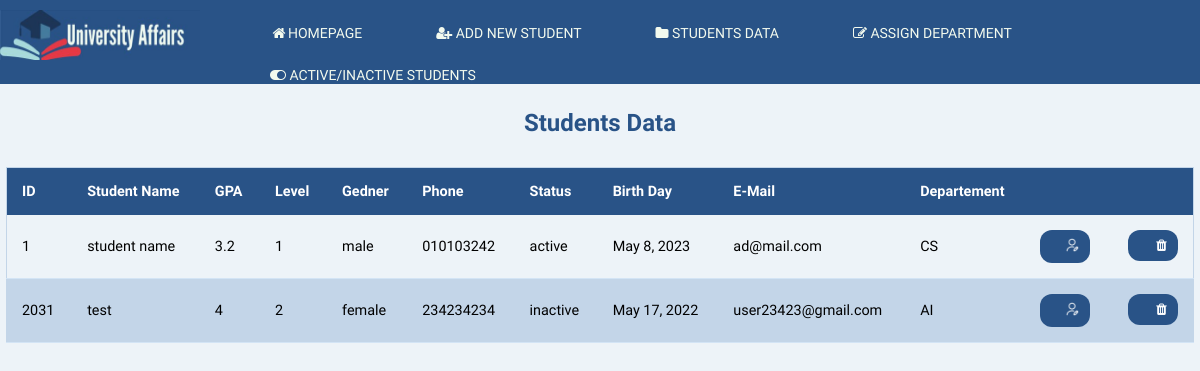
The page /students-data.html on the database as committed earlier.
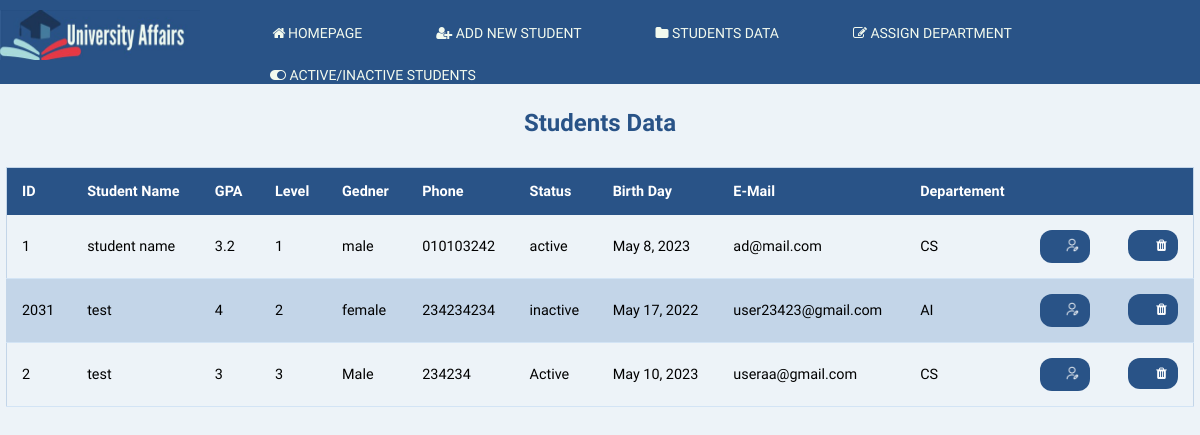
The same page on the database as committed later.
### web_application/models.py (models this page shows)
class Student(models.Model):
    id = models.CharField(max_length=8, primary_key=True)
    name = models.CharField(max_length=50)
    GPA = models.CharField(max_length=4)
    level = models.CharField(max_length=1)
    gender = models.CharField(max_length=8)
    phone = models.CharField(max_length=11)
    status = models.CharField(max_length=10)
    birth_day = models.DateField()
    email = models.CharField(max_length=50)
    departement = models.CharField(max_length=20)

### web_application/views.py (the view)
# urls.py: path('students-data.html', views.Student_data, name="student_data"),
def Student_data(request):
    students = Student.objects.all()
    return render(request, 'web_application/students_data.html', {'students': students})

### web_application/templates/web_application/students_data.html (shortened to what this page needs)
{% load static %}
<!DOCTYPE html>
    <head>
      <link rel="stylesheet" href="{% static 'css/stylesheet.css' %}">
      <link rel="stylesheet" href="https://cdnjs.cloudflare.com/ajax/libs/font-awesome/4.7.0/css/font-awesome.min.css">
    </head>
    <body id="body">
      <header>
        <div class="logo">
          <img src="{% static 'photos/Logo.jpg' %}" alt="Logo">
      </div>
        <div class = "container">
          <nav class = "navbar">
            <ul>
              <li> <a href="homepage.html"><i class="fa fa-fw fa-home"></i>Homepage</a> </li>
              <li> <a href="add-new-student.html"><i class="fa fa-user-plus"></i> Add New student</a> </li>
              <li> <a href="students-data.html"><i class="fa fa-folder"></i> Students Data</a> </li>
              <li> <a href="assign-department.html"><i class="fa fa-edit"></i> Assign Department </a> </li>
              <li> <a href="active-inactive-students.html"><i class="  fa fa-toggle-on"></i> Active/inactive Students</a> </li>
            </ul>
          </nav>
        </div>
    </header>
      <h3 class="tableName">Students Data</h2>
        <table class="table" style="width:99%" id="myTable">
          <thead>
            <tr>
              <th id="studentId">ID</th>
              <th id="studentName">Student Name</th>
              <th id="studentGpa">GPA</th>
              <th id="studentLevel">Level </th>
              <th id="studentGender">Gedner</th>
              <th id="studentPhone">Phone</th>
              <th id="studentStatus">Status</th>
              <th id="studentDate">Birth Day</th>
              <th id="studentEmail">E-Mail</th>
              <th id="Departement">Departement</th>
              <th ></th>
            </tr>
          </thead>
          <tbody id="Body">
            {% for student in students %}
              <tr>
                <td>{{student.id}}</td>
                <td>{{student.name}}</td>
                <td>{{student.GPA}}</td>
                <td>{{student.level}}</td>
                <td>{{student.gender}}</td>
                <td>{{student.phone}}</td>
                <td>{{student.status}}</td>
                <td>{{student.birth_day}}</td>
                <td>{{student.email}}</td>
                <td>{{student.departement}}</td>
                <td>
                  <a class='centerLink' href='Editpage.html?id=" + student.id + "'><button class='Edit-S' onclick='edit()'><img class='edit_img_S' src="{% static 'photos/edit.png' %}"></button></a> <a class='centerLink'><button class='Delet-S' onclick='deleteFunction()'><i class='fa fa-fw fa-trash'></i></button></a>
                </td>
              </tr>
            {% endfor %}
          </tbody>
          </table>
    </body>
</html>

### web_application/static/css/stylesheet.css (style rules this page uses)
* { font-family: 'Work Sans'; }
.container { width: 80%; margin: 0 auto; }
header { background: #295387; }
header::after { content: ''; display: table; clear: both; }
.logo img { float: left; padding: 10px 0; width: 200px; height: 50px; }
nav { float: center; }
nav ul { margin: 0; padding: 0; list-style: none; }
nav li { display: inline-block; margin-left: 70px; padding-top: 23px; position: relative; }
nav a { color: #f3faee; text-decoration: none; text-transform: uppercase; font-size: 14px; }
nav a::before { content: ''; display: block; height: 5px; background-color: #f3faee; position: absolute; top: 0; width: 0%; transition: all ease-in-out 250ms; }
body { padding: 0; margin: 0; background-color: #edf3f8; }
.tableName { text-align: center; font-size: 1.5em; font-weight: bold; margin: 25px 3px; color: #295387; }
.table { border-collapse: collapse; margin-top: 30px; margin-bottom: auto; margin-left: auto; margin-right: auto; border: 1px solid #c3d5e8; font-size: 0.9em; min-width: 400px; width: 50%; }
.table thead tr { background-color: #295387; color: #ffffff; text-align: left; font-weight: bold; }
.table th, .table td { padding: 15px 15px; }
.table th { text-align: left; }
.table tbody tr { border-bottom: 1px solid #d3e4f5; }
.table tbody tr:nth-of-type(even) { background-color: #c3d5e8; }
.Edit-S { background-color: #295387; border: none; text-align: center; transition: 0.4s; padding: 8px 25px; border-radius:12px; width: 35%; float: left; }
.Delet-S { background-color: #295387; border: none; color: white; text-align: center; transition: 0.4s; padding: 8px 25px; border-radius:12px; width: 35%; float: right; }
.edit_img_S { color:white; width: 14px; height: 14px }

Rows that differ between the two databases and show on the page:
added Student: id "2", name "test", GPA "3", level "3", gender "Male", phone "234234", status "Active", birth_day "May 10, 2023", email "useraa@gmail.com", departement "CS"
